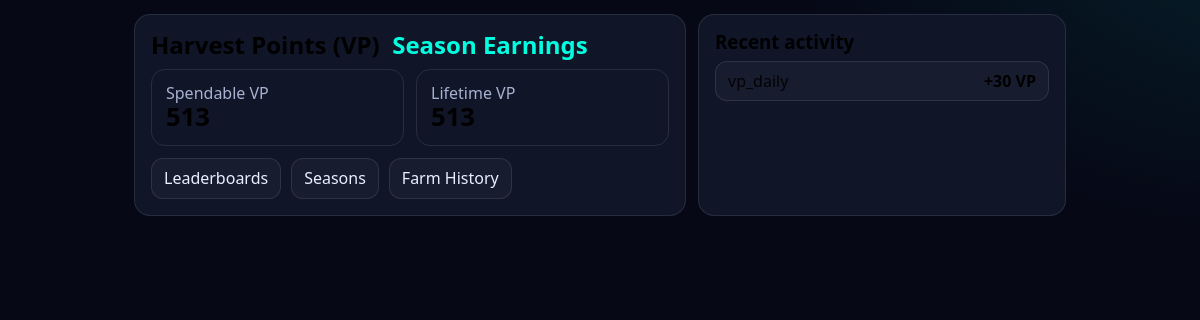
Screenshot of /pages/user/points.php (signed in) with the database file from the repository.
### tables this page shows
CREATE TABLE `db_points_ledger` (
  `id` bigint(20) NOT NULL,
  `uid` int(11) NOT NULL,
  `delta` bigint(20) NOT NULL,
  `ctx` varchar(32) NOT NULL,
  `meta_json` longtext DEFAULT NULL,
  `ref_uid` int(11) DEFAULT NULL,
  `tarif_id` int(11) DEFAULT NULL,
  `usd_value` decimal(10,2) DEFAULT NULL,
  `created_at` int(11) NOT NULL,
  `updated_at` timestamp NULL DEFAULT current_timestamp() ON UPDATE current_timestamp()
);

### core/classes/db.php (called while the page is built, shortened)
<?php
if (class_exists('db')) { return; }
class db {
    protected $connection;
    protected $stmt;
    protected $stmt_open = false;
    public function __construct(
        $dbhost = 'localhost',
        $dbuser = 'root',
        $dbpass = '',
        $dbname = '',
        $charset = 'utf8mb4'
    ) {
        $this->connection = @new mysqli($dbhost, $dbuser, $dbpass, $dbname);
    }
    public function query($sql ) {
        $this->stmt = $this->connection->prepare($sql);
        $argc = func_num_args();
        if ($argc > 1) {
            $raw = array_slice(func_get_args(), 1);
            $params = [];
            foreach ($raw as $arg) {
                if (is_array($arg)) {
                    foreach ($arg as $v) { $params[] = $v; }
                } else {
                    $params[] = $arg;
                }
            }
            $ph = substr_count($sql, '?');
            $types = '';
            foreach ($params as $k => $v) {
                if (is_bool($v) || is_int($v)) {
                    $types .= 'i';
                    $params[$k] = (int)$v;
                } elseif (is_float($v)) {
                    $types .= 'd';
                } elseif (is_null($v)) {
                    $types .= 's';
                    $params[$k] = null;
                } else {
                    $types .= 's';
                    $params[$k] = (string)$v;
                }
            }
            $bind = [];
            $bind[] = &$types;
            foreach ($params as $k => $v) {
                $bind[] = &$params[$k];
            }
            if (!call_user_func_array([$this->stmt, 'bind_param'], $bind)) {
                $this->last_error = 'SQL bind_param error: ' . $this->stmt->error;
                @error_log('[VX][DB] ' . $this->last_error . ' | SQL: ' . (string)$sql);
                $this->stmt->close();
                $this->stmt_open = false;
                $this->stmt = null;
                return $this;
            }
        }
        if (!$this->stmt->execute()) {
            $this->last_error = 'MySQL execution error: ' . $this->stmt->error;
            @error_log('[VX][DB] ' . $this->last_error . ' | SQL: ' . (string)$sql);
            $this->stmt->close();
            $this->stmt_open = false;
            $this->stmt = null;
            return $this;
        }
        $this->stmt_open = true;
        return $this;
    }
    public function fetchArray() {
        if (!$this->_ensureStmt('fetchArray')) { return []; }
        $meta = $this->stmt->result_metadata();
        $row = [];
        $bind = [];
        while ($field = $meta->fetch_field()) {
            $row[$field->name] = null;
            $bind[] = &$row[$field->name];
        }
        call_user_func_array([$this->stmt, 'bind_result'], $bind);
        $res = [];
        if ($this->stmt->fetch()) {
            foreach ($row as $k => $v) { $res[$k] = $v; }
        }
        $this->stmt_open = false;
        return $res;
    }
    private function _ensureStmt($fn): bool {
        if (!$this->stmt_open || !$this->stmt) {
            return false;
        }
        return true;
    }
}

### pages/user/points.php (the view, shortened to what this page needs)
<?php
require_once __DIR__ . '/../../core/config.php';
$uid = (int)($_SESSION['uid'] ?? 0);
function h($s){ return htmlspecialchars((string)$s, ENT_QUOTES, 'UTF-8'); }
function fmt($n){ return number_format((float)$n, 0, '.', ','); }
$user = $db->query("SELECT points_spendable, points_total FROM db_users WHERE id=? LIMIT 1", $uid);
$u = $user ? ($user->fetchArray() ?: []) : [];
$spendable = (int)($u['points_spendable'] ?? 0);
$lifetime  = (int)($u['points_total'] ?? 0);
$rows = [];
try{
  $q = $db->query("SELECT delta, ctx, created_at FROM db_points_ledger WHERE uid=? ORDER BY created_at DESC LIMIT 50", $uid);
  if ($q) { while($r=$q->fetchArray()){ $rows[]=$r; } }
}catch(Throwable $e){}
?>
<link href="https://cdnjs.cloudflare.com/ajax/libs/modern-normalize/2.0.0/modern-normalize.min.css" rel="stylesheet" />
<div class="vx-wrap">
  <div class="vx-grid">
    <div class="vx-card">
      <h2 style="margin:0 0 10px 0;">Harvest Points (VP) &nbsp;<span style="color:var(--vx-accent)">Season Earnings</span></h2>
      <div class="vx-stat">
        <div class="box"><div class="k">Spendable VP</div><div class="v"><?= fmt($spendable) ?></div></div>
        <div class="box"><div class="k">Lifetime VP</div><div class="v"><?= fmt($lifetime) ?></div></div>
      </div>
      <div class="vx-cta" style="margin-top:12px;">
        <a href="/user/leaderboard">Leaderboards</a>
        <a href="/user/seasons">Seasons</a>
        <a href="/user/history">Farm History</a>
      </div>
    </div>
    <div class="vx-card">
      <h3 style="margin:0 0 8px 0;">Recent activity</h3>
      <?php if (!$rows): ?>
        <div class="vx-row"><div class="l">No recent entries.</div><div class="r">—</div></div>
      <?php else: foreach($rows as $r):
        $delta = (int)($r['delta'] ?? 0);
        $ctx = (string)($r['ctx'] ?? 'activity');
        $sign = $delta > 0 ? '+' : '';
      ?>
        <div class="vx-row">
          <div class="l"><?= h($ctx) ?></div>
          <div class="r"><?= $sign . $delta ?> VP</div>
        </div>
      <?php endforeach; endif; ?>
    </div>
  </div>
</div>

### pages/user/points.php (style rules this page uses)
.vx-wrap { max-width:960px;margin:0 auto;padding:14px; }
.vx-card { background:linear-gradient(0deg, rgba(255,255,255,.02), rgba(255,255,255,.02)) var(--vx-surface);border:1px solid var(--vx-border);border-radius:16px;padding:16px; }
.vx-grid { display:grid;gap:12px;grid-template-columns:1fr; }
@media (min-width:820px) { .vx-grid { grid-template-columns:1.2fr .8fr } }
.vx-stat { display:grid;grid-template-columns:1fr 1fr;gap:12px }
.vx-stat .box { border:1px solid var(--vx-border);border-radius:14px;padding:14px }
.vx-stat .k { color:var(--vx-muted) }
.vx-stat .v { font-weight:900;font-size:1.6rem }
.vx-cta { display:flex;gap:10px;flex-wrap:wrap }
.vx-cta a { border:1px solid var(--vx-border);border-radius:12px;padding:10px 12px;text-decoration:none;color:var(--vx-text);background:rgba(255,255,255,.03) }
.vx-row { display:flex;justify-content:space-between;gap:10px;border:1px solid var(--vx-border);border-radius:12px;padding:10px 12px;background:rgba(255,255,255,.03) }
.vx-row .l { opacity:.9 }
.vx-row .r { font-weight:800 }

### rows the page displays
db_points_ledger: ctx "vp_daily", delta "+", delta "30"

### other values shown
fmt($spendable) "513"
fmt($lifetime) "513"
